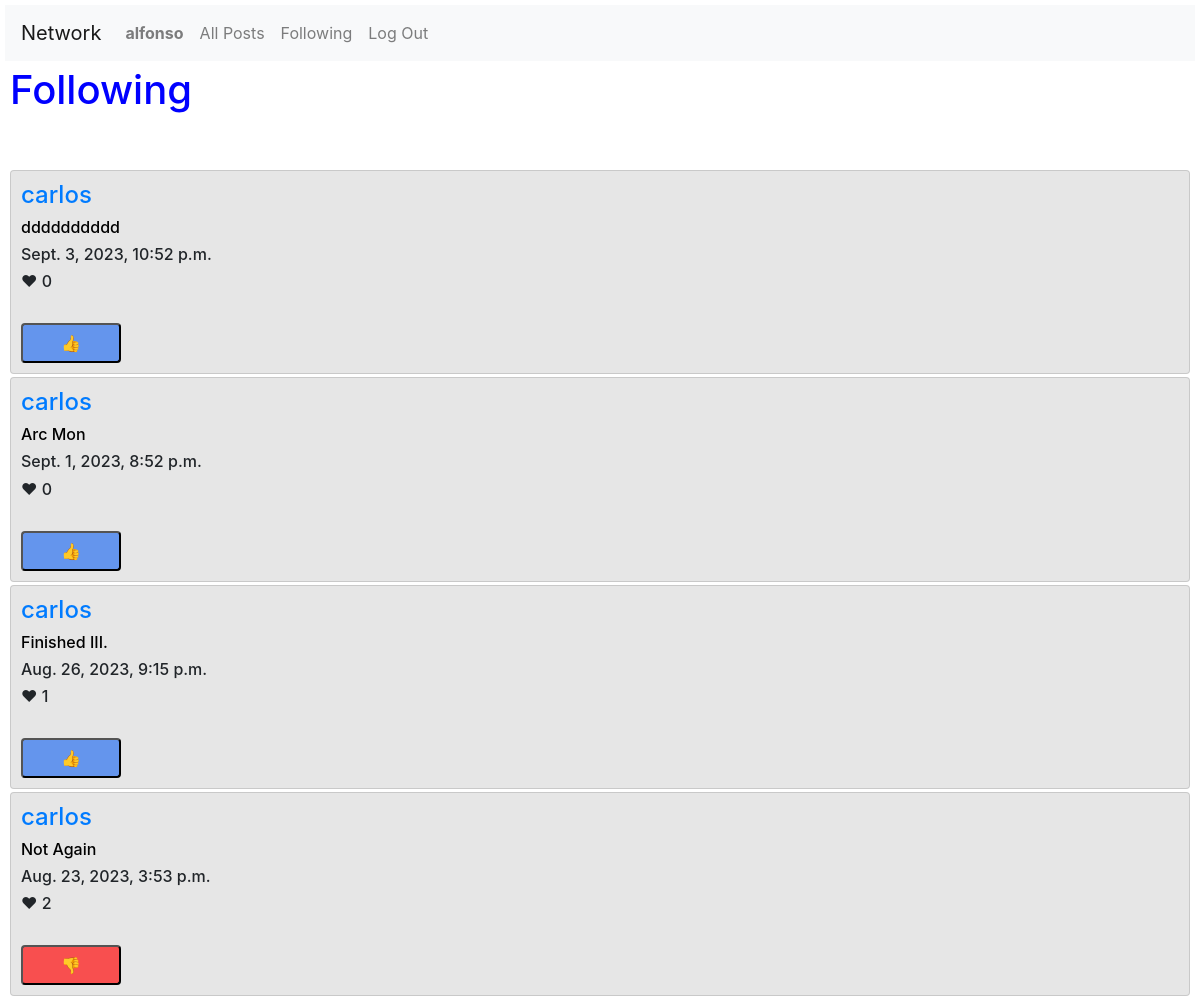
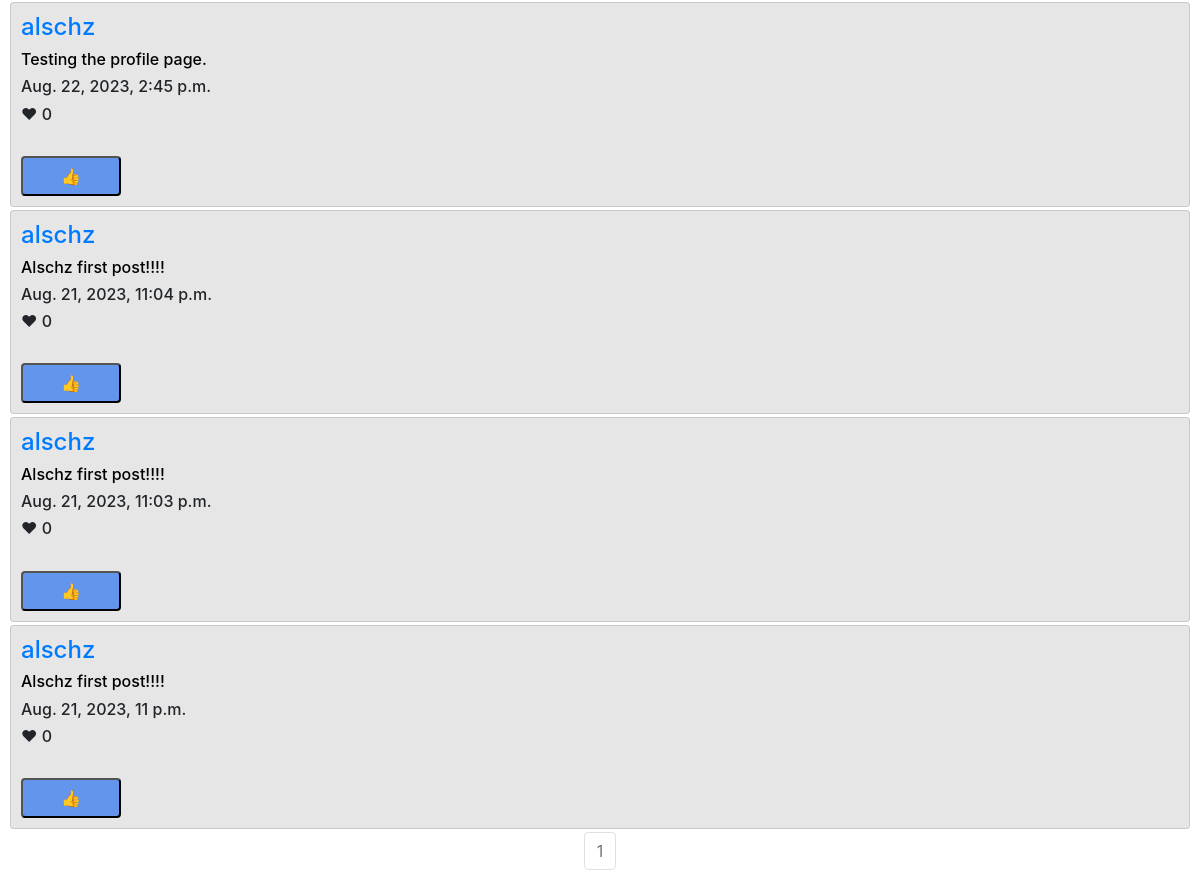
/following (signed in), run on an earlier commit of the app's database (2 pictures, top to bottom).
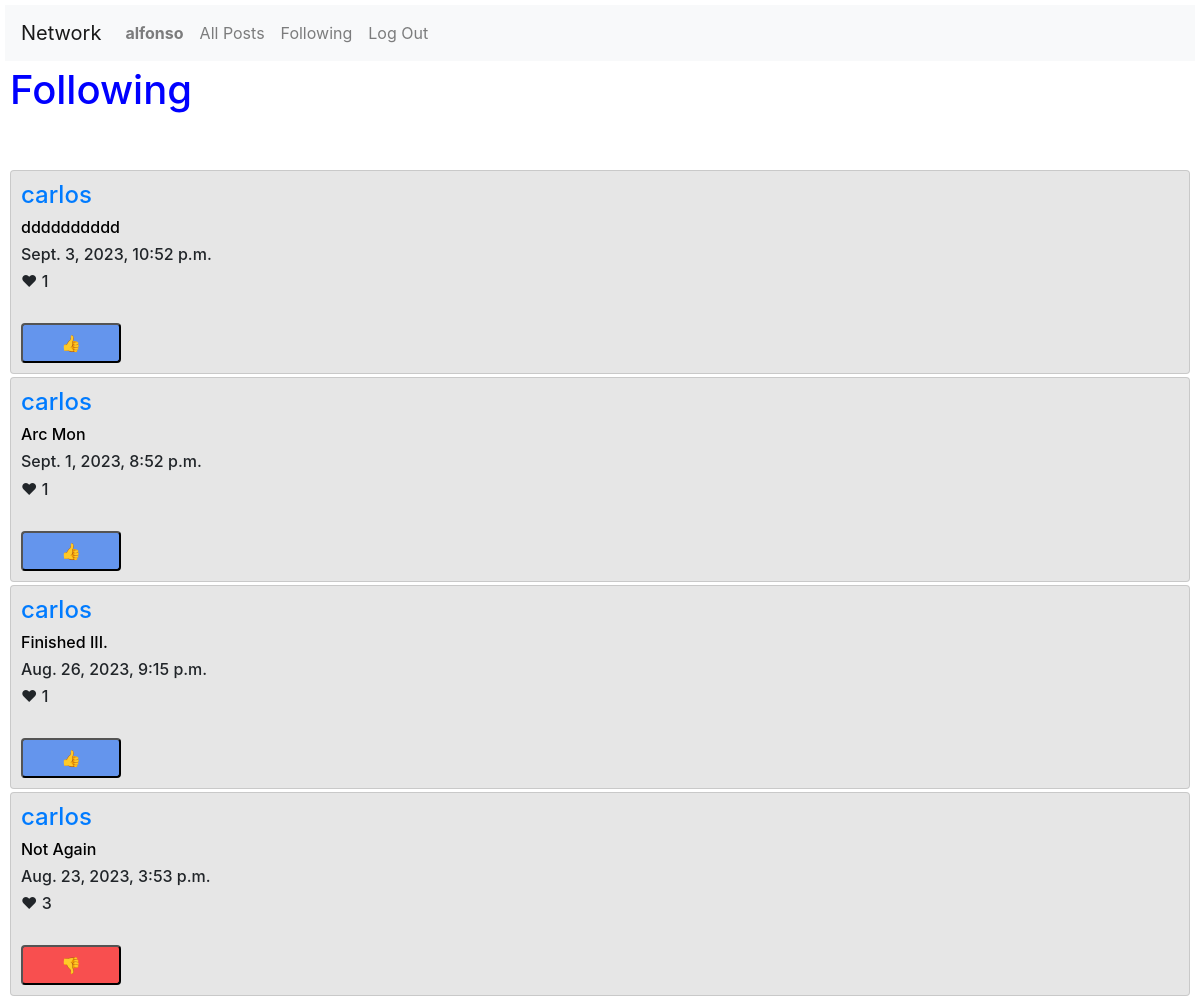
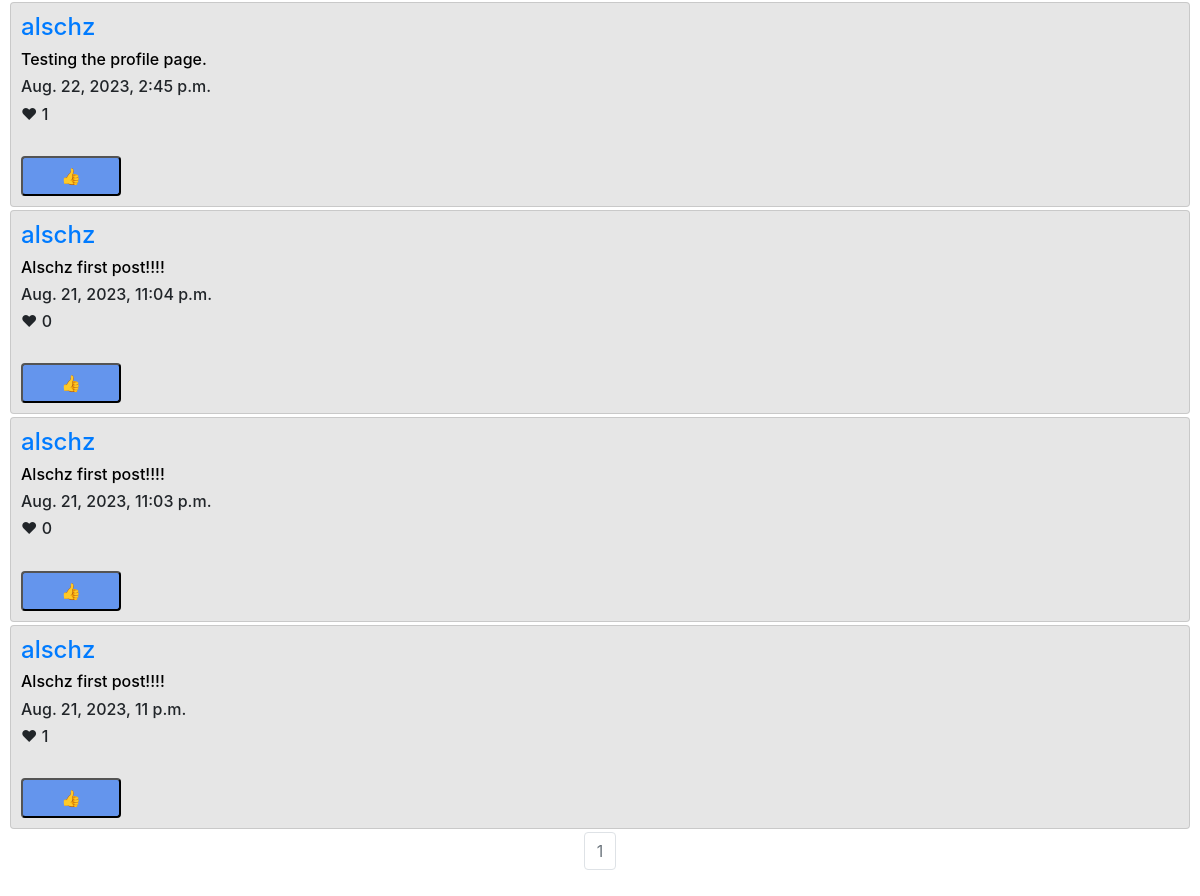
And on a later commit of the database (2 pictures, top to bottom).
### network/models.py (models this page shows, shortened)
class Post(models.Model):
    user = models.ForeignKey(User, on_delete=models.CASCADE, related_name="poster")
    content = models.TextField(max_length=180, null=False)
    timestamp = models.DateTimeField(auto_now_add=True)
    like = models.IntegerField(default=0)

class User(AbstractUser):
    pass

### network/views.py (the view)
# urls.py: path("following", views.following, name="following"),
def following(request):
    following_ = UserFollowing.objects.filter(user_id=User.objects.get(id=request.user.id))
    iFollow = []    #[<User: alschz>, <User: alfonso>]
    for i in range(0, len(following_)):
        iFollow.append(following_[i].following_user_id)
    posts = []  # Two QuerySets
    for i in range(0, len(iFollow)):
        posts.append(Post.objects.filter(user=iFollow[i]))
    posts_query = []
    for i in range(0, len(posts)):  #for every queryset
        for k in range(0, len(posts[i])):   #for every post inside a queryset
            posts_query.append(posts[i][k])
    posts_query.sort(key=lambda post: post.id, reverse=True)
    paginator = Paginator(posts_query, 10)
    page_number = request.GET.get("page")
    page_obj = paginator.get_page(page_number)
    likes = UserLike.objects.filter(user_id=request.user.id)
    liked_posts = []
    for i in range(0, len(likes)):
        for j in range(0, len(posts_query)):
            if likes[i].post_like == posts_query[j]:
                liked_posts.append(posts_query[j])
    return render(request, "network/following.html",
                  {
                   "posts":page_obj,
                   "likes":liked_posts,
                   })

### network/templates/network/following.html (shortened to what this page needs)
{% extends "network/layout.html" %}
{% block body %}
    <h1>Following</h1>
    <br>
    <br>
    {% for post in posts %}
      <div class="card">
        <h4><a href="{% url 'profile' post.user %}">{{post.user}}</a></h4>
        <div id="post_{{post.id}}">
            <h6><a class="anchor_content" href="{% url 'post_page' post.id %}">{{post.content}}</a></h6>
            <h6> {{post.timestamp}} </h6>
            <h6 id="like_{{post.id}}" >&#10084; {{post.like}}</h6>
            <br>
            {% if user.is_authenticated %}
              {% if post in likes %}
                <div id="div_dislike_{{post.id}}" style="display: block;">
                    <button style="background-color:  rgb(248, 79, 79); border-radius: 4px;" name="dislike" value="{{post.id}}">&#128078;</button>
                </div>
              {% else %}
                <div id="div_like_{{post.id}}" style="display: block;">
                    <button style="background-color: cornflowerblue; border-radius: 4px;" name="like" value="{{post.id}}">&#128077;</button>
                </div>
              {% endif %}
            {% endif %}
        </div>
      </div>
    {% endfor %}
    <nav aria-label="Page navigation example">
        <ul class="pagination justify-content-center">
          <li class="page-item disabled"><a class="page-link" href="#">{{posts.number}}</a></li>
        </ul>
      </nav>
{% endblock %}

What changed in the data, as far as the page shows it:
changed Post "dddddddddd": like "0" → "1"
changed Post "Arc Mon": like "0" → "1"
changed Post "Not Again": like "2" → "3"
changed Post "Testing the profile page.": like "0" → "1"
changed Post "Aug. 21, 2023, 11 p.m.": like "0" → "1"
